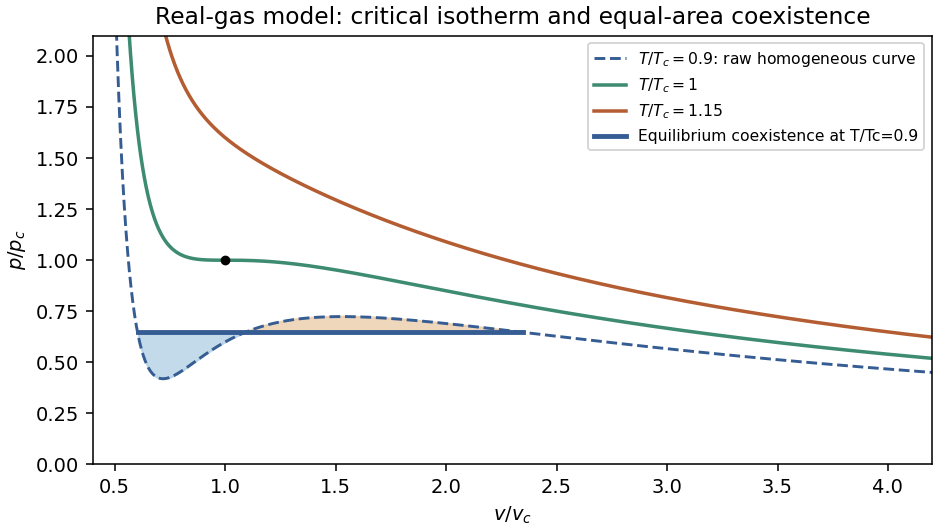

Write the Python code that produced this figure.
"""Original reduced van der Waals model with computed equal-area pressure.
Python 3.14, NumPy, Matplotlib. PNG basename to cwd.
"""
import numpy as np
import matplotlib.pyplot as plt
t=.9
p=lambda v,T:8*T/(3*v-1)-3/v**2
spin=np.sort([z.real for z in np.roots([4*t,-9,6,-1]) if abs(z.imag)<1e-10 and z.real>1/3])
lo,hi=sorted([p(spin[0],t),p(spin[1],t)]);lo+=1e-8;hi-=1e-8
def endpoints(P):
 return np.sort([z.real for z in np.roots([3*P,-P-8*t,9,-3]) if abs(z.imag)<1e-8 and z.real>1/3])
def area(P):
 a,_,b=endpoints(P);return 8*t/3*np.log((3*b-1)/(3*a-1))+3*(1/b-1/a)-P*(b-a)
for _ in range(80):
 mid=(lo+hi)/2
 if area(mid)>0:lo=mid
 else:hi=mid
P=(lo+hi)/2;vl,vm,vg=endpoints(P);v=np.linspace(.4,4.2,2401)
fig,ax=plt.subplots(figsize=(6.7,3.8),layout='constrained')
ax.plot(v,p(v,.9),color='#365d93',ls='--',lw=1.5,label=r'$T/T_c=0.9$: raw homogeneous curve')
ax.plot(v,p(v,1),color='#3d8b70',lw=1.8,label=r'$T/T_c=1$');ax.plot(v,p(v,1.15),color='#b45d32',lw=1.8,label=r'$T/T_c=1.15$')
w=np.linspace(vl,vg,501);ax.plot([vl,vg],[P,P],color='#365d93',lw=2.5,label='Equilibrium coexistence at T/Tc=0.9');ax.fill_between(w,p(w,t),P,where=p(w,t)>P,color='#e9c6a0',alpha=.7);ax.fill_between(w,p(w,t),P,where=p(w,t)<P,color='#a9cbe1',alpha=.7)
ax.plot(1,1,'o',color='black',ms=4);ax.set(xlabel=r'$v/v_c$',ylabel=r'$p/p_c$',title='Real-gas model: critical isotherm and equal-area coexistence',xlim=(.4,4.2),ylim=(0,2.1));ax.legend(fontsize=8,loc='upper right')
fig.savefig('paper-1-tsp2013-real-gas.png',dpi=140,facecolor='white')
